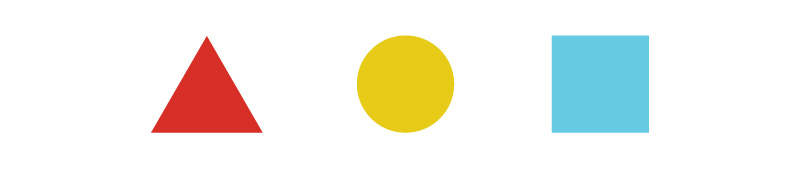
#> input picture ShapeRecognition/basic_shapes.jpg, 800 x 173 px
$ python full_script.py
#> lines starting #> are read from the running program, lines starting #| are printed output that depends on the picture; after the words box and inside, x2 and y2 are one past the last pixel; in counts of white or black regions, pixels touching at a corner belong together
import cv2
import numpy as np
import math
import matplotlib
from matplotlib import pyplot as plt

# This Project Was Created By Ethan Bonnardeaux
# It takes an Image with either a white or black background and indentifies the shapes inside


# Function Definitions

#defining the masking function for photos with a white background
def WhiteBack(img):
    lower = np.array([235,235,235], dtype=np.uint8) # lower bound for colour white
    upper = np.array([255,255,255], dtype=np.uint8) #upper bound for white
    mask = cv2.inRange(img, lower, upper)
    return mask

#this function get the contours of the image using the cv2 package
def getContours(mask):
    (contours, hierarchy) = cv2.findContours(mask, cv2.RETR_TREE, cv2.CHAIN_APPROX_NONE)
		# no chain approximation method is used because all contour points are required for later functions
    return contours
# [8 lines of commented-out code are left out]
def numShapes(contours):
    num_shapes = len(contours)
    return num_shapes

'''this function is used in finding the minimum points of a polynomial graph. it returns an indicative 0 if the input y value is not proceeded by any lower values within the error range therefore the graph is increasing to the right of the point'''
# [11 lines left out: function errorCheckIncreasing, not called in this run]

''' this function is also used in finding minimum points. It returns 0 if y input has no values before it that are lower then it making it the lowest value in the range. In conjunction with the previous function a 0 signifies a minimum point'''
# [17 lines left out: functions errorCheckDecreasing, Find_y_error, not called in this run]

'''this tests to see if the range of y-values are within the Y-Error meaning that the graph will be a straight line and when graphing radius over radians, a straight line indicates a shape of constant radius which is a circle'''
# [7 lines left out: function circleTest, not called in this run]

'''this function finds the coordinates of the minimum points on each graph aswell as indicating if they are local mins or absolute Minimums. It returns a list of all minimum indexes, a list of absolute minimus indexes and an indication to whether the shape is a circle or not'''
# [58 lines left out: functions local_minimum, classification, not called in this run]


# Main code begins here

Image = cv2.imread("basic_shapes.jpg")
#> Image is the input picture: shape (173, 800, 3); mean B, G, R 232.2, 240.4, 241.7

masked_image = WhiteBack(Image)
#> in WhiteBack, `mask = cv2.inRange(img, lower, upper)`:
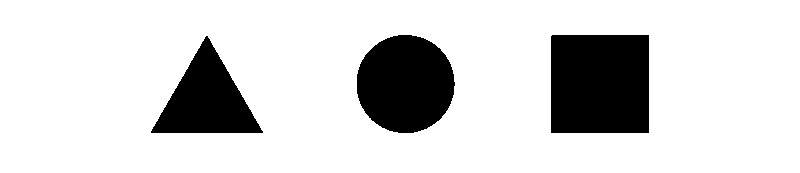
#> mask: shape (173, 800); 83.6% white; 3 black regions

contours = getContours(masked_image)
#> in getContours, `(contours, hierarchy) = cv2.findContours(mask, cv2.RETR_TREE, cv2.CHAI..`: contours = 4 contours; box (x1, y1, x2, y2) and area: (0, 0, 800, 173) 137428, (550, 34, 650, 134) 9798, (356, 34, 456, 134) 7710, (150, 35, 264, 134) 5703
contrast = cv2.drawContours(Image, contours, -1, (255,0,0),1)
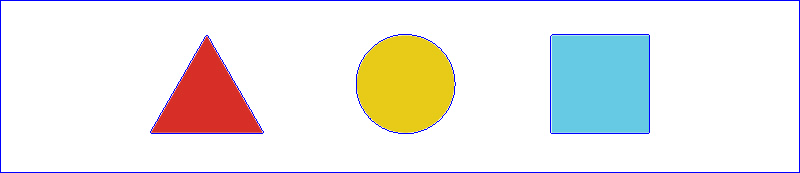
#> contrast: shape (173, 800, 3); mean B, G, R 232.2, 235, 236.3


#sorting the cnt array
#> (the run stopped early here; a loop or call above may not have finished)
